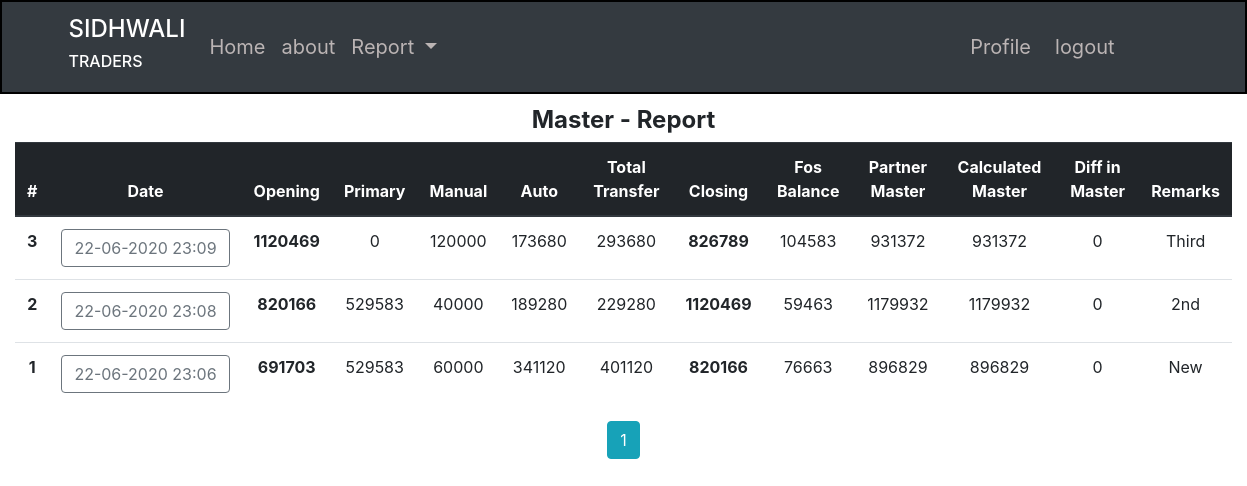
/home/master/master_report (signed in), run on an earlier commit of the app's database.
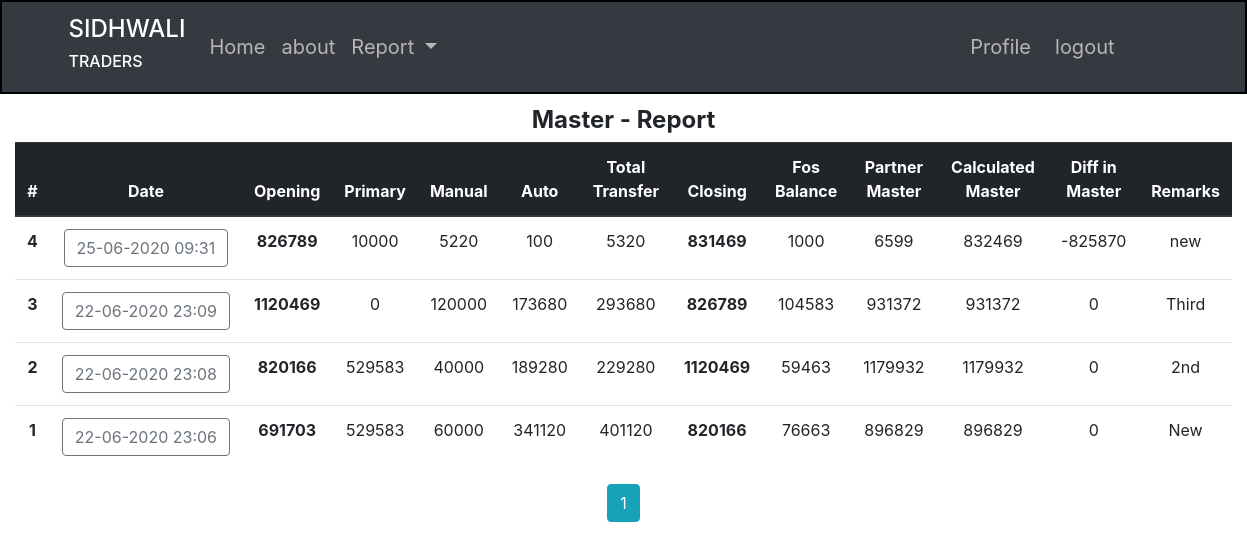
And on a later commit of the database.
### crm/models.py (models this page shows, shortened)
class Master(db.Model):
    id = db.Column(db.Integer, primary_key=True)
    date = db.Column(db.DateTime, nullable=False, default=datetime.now)
    open_bal = db.Column(db.Integer, nullable=False, default=0)
    primary = db.Column(db.Integer, nullable=False, default=0)
    manual_trans = db.Column(db.Integer, nullable=False, default=0)
    auto_trans = db.Column(db.Integer, nullable=False, default=0)
    closing = db.Column(db.Integer, nullable=False, default=0)
    total_trans = db.Column(db.Integer, default=0)
    fos_bal = db.Column(db.Integer, default=0)
    master_bal = db.Column(db.Integer, nullable=False, default=0)
    calc_master_bal = db.Column(db.Integer, nullable=False, default=0)
    master_diff = db.Column(db.Integer, nullable=False, default=0)
    remarks = db.Column(db.Text, nullable=False)

### crm/routes.py (the view)
@app.route("/home/master/master_report")
@login_required
def master_report():
    page = request.args.get("page", 1, type=int)
    master = Master.query.order_by(Master.date.desc()).paginate(page=page, per_page=5)
    return render_template(
        "master_report.html", title="Master Report", master=master, admin=admin
    )

### crm/models.py (called while the page is built)
@login_manager.user_loader
def load_user(user_id):
    return User.query.get(int(user_id))

### crm/templates/master_report.html
{% extends "index.html" %}
{% block content  %}
<div class="container-fluid text-center mt-2">
   {% if current_user.username == admin %}
   <legend class="font-weight-bold mb-1">Master - Report</legend>
   <table class="table">
      <thead class="thead-dark">
         <tr>
            <th scope="col">#</th>
            <th scope="col">Date</th>
            <th scope="col">Opening</th>
            <th scope="col">Primary</th>
            <th scope="col">Manual</th>
            <th scope="col">Auto</th>
            <th scope="col">Total Transfer</th>
            <th scope="col">Closing</th>
            <th scope="col">Fos Balance</th>
            <th scope="col">Partner Master</th>
            <th scope="col">Calculated Master</th>
            <th scope="col">Diff in Master</th>
            <th scope="col">Remarks</th>
         </tr>
      </thead>
      <tbody>
         {% for master in master.items %}
         <tr>
            <th scope="row">{{ master.id }}</th>
            <td>
               <a class="btn btn-outline-secondary"
                  href="{{ url_for('single_master', master_id=master.id) }}">{{ master.date.strftime("%d-%m-%Y %H:%M") }}</a>
            </td>
            <td><strong>{{ master.open_bal }}</strong></td>
            <td>{{ master.primary }}</td>
            <td>{{ master.manual_trans }}</td>
            <td>{{ master.auto_trans }}</td>
            <td>{{ master.total_trans }}</td>
            <td><strong>{{ master.closing }}</strong></td>
            <td>{{ master.fos_bal }}</td>
            <td>{{ master.master_bal }}</td>
            <td>{{ master.calc_master_bal }}</td>
            <td>{{ master.master_diff }}</td>
            <td>{{ master.remarks }}</td>
         </tr>
         {% endfor %}
      </tbody>
   </table>
   {% for page_num in master.iter_pages(left_edge=1, right_edge=1, left_current=1, right_current=3) %}
   {% if page_num %}
   {% if master.page == page_num %}
   <a class="btn btn-info mb-4" href="{{ url_for('master_report', page=page_num) }}">{{ page_num }}</a>
   {% else %}
   <a class="btn btn-outline-info mb-4" href="{{ url_for('master_report', page=page_num) }}">{{ page_num }}</a>
   {% endif %}
   {% else %}
   ...
   {% endif %}
   {% endfor %}
   {% else %}
   <div class="content-section text-center mt-4">
      <h1><strong>Contact Your Admin!!</strong></h1>
   </div>
   {% endif %}
</div>
{% endblock content %}

### crm/templates/index.html (shortened to what this page needs)
<!doctype html>
<html lang="en">
<head>
   <link rel="stylesheet" href="https://maxcdn.bootstrapcdn.com/bootstrap/4.0.0/css/bootstrap.min.css"
>
   <link rel="stylesheet" href="{{ url_for('static', filename='main.css') }}">
</head>
<body>
   <header class="site-header">
      <nav class="navbar navbar-expand-lg navbar-dark bg-dark px-6">
         <div class="container">
            <a class="navbar-brand" href="{{ url_for('home')}}">
               <h4>
                  SIDHWALI
               </h4>
               <h6>
                  TRADERS
               </h6>
            </a>
            <div class="collapse navbar-collapse" id="navbarSupportedContent">
               <div class="navbar-nav mr-auto">
                  <li class="nav-item">
                     <a class="nav-link" href="{{ url_for('home') }}">Home</a>
                  </li>
                  <li class="nav-item">
                     <a class="nav-link" href="{{ url_for('about') }}">about</a>
                  </li>
                  <li class="nav-item dropdown">
                     <a class="nav-link dropdown-toggle" href="#" id="navbarDropdown" role="button"
                        data-toggle="dropdown" aria-haspopup="true" aria-expanded="false">
                        Report
                     </a>
                  </li>
               </div>
               <div class="navbar-nav mr-5 ml-2">
                  <div class="d-flex justify-content-center">
                     {% if current_user.is_authenticated %}
                     <li class="nav-item">
                        <a class="nav-link mr-2" href="{{ url_for('profile') }}">Profile</a>
                     </li>
                     <li class="nav-item">
                        <a class="nav-link mr-2" href="{{ url_for('logout') }}">logout</a>
                     </li>
                     {% endif %}
                  </div>
               </div>
            </div>
         </div>
      </nav>
   </header>
   <main role="main">
      {% block content %} {% endblock content %}
   </main>
</body>
</html>

### crm/static/main.css (style rules this page uses)
body { background-color: rgb(255, 255, 255); min-width: fit-content; }
.site-header { min-height: min-content; border: 2px solid black; }
.site-header .navbar-nav .nav-link { color: rgb(187, 180, 180); font-size: 20px; }

What changed in the data, as far as the page shows it:
added Master: id "4", date "25-06-2020 09:31", open_bal "826789", primary "10000", manual_trans "5220", auto_trans "100", total_trans "5320", closing "831469", fos_bal "1000", master_bal "6599", calc_master_bal "832469", master_diff "-825870", remarks "new"
